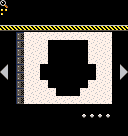

A 2D game scene composited from a Tiled map and its tileset images. What follows is a short description and the map's XML, with every tile layer's data as written:
An orthogonal 16x17 tile map with 8x8 px tiles, 1 tile layer (Tile Layer 1), 2 tilesets.

<map version="1.4" tiledversion="1.4.3" orientation="orthogonal" renderorder="right-down" width="16" height="17" tilewidth="8" tileheight="8" infinite="0" nextlayerid="2" nextobjectid="1">
 <tileset firstgid="1" source="democart.tsx" />
 <tileset firstgid="257" source="tbj2_startcart2spr.tsx" />
 <layer id="1" name="Tile Layer 1" width="16" height="17">
  <data encoding="csv">
155,0,0,0,0,0,0,0,0,0,0,0,0,0,0,0,
156,0,0,0,0,0,0,0,0,0,0,0,0,0,0,0,
0,0,0,0,0,0,0,0,0,0,0,0,0,0,0,0,
2684354649,2684354649,2684354649,2684354649,2684354649,2684354649,2684354649,2684354649,2684354649,2684354649,2684354649,2684354649,2684354649,2684354649,2684354649,2684354649,
0,0,92,14,14,14,14,14,14,14,14,14,14,14,0,0,
0,0,92,14,14,14,332,332,332,332,332,14,14,14,0,0,
0,0,92,14,14,14,332,332,332,332,332,14,14,14,0,0,
0,0,92,14,14,14,332,332,332,332,332,14,14,14,0,0,
2147483770,0,92,14,14,332,332,332,332,332,332,332,14,14,0,122,
3221225594,0,92,14,14,332,332,332,332,332,332,332,14,14,0,1073741946,
0,0,92,14,14,14,332,332,332,332,332,14,14,14,0,0,
0,0,92,14,14,14,14,332,332,332,14,14,14,14,0,0,
0,0,92,14,14,14,14,14,14,14,14,14,14,14,0,0,
0,0,0,0,0,0,0,0,0,0,0,0,0,0,0,0,
0,0,0,0,0,0,0,0,0,0,186,186,186,186,0,0,
0,0,0,0,0,0,0,0,0,0,0,0,0,0,0,0,
0,0,0,0,0,0,0,0,0,0,0,0,0,0,0,0
</data>
 </layer>
</map>
